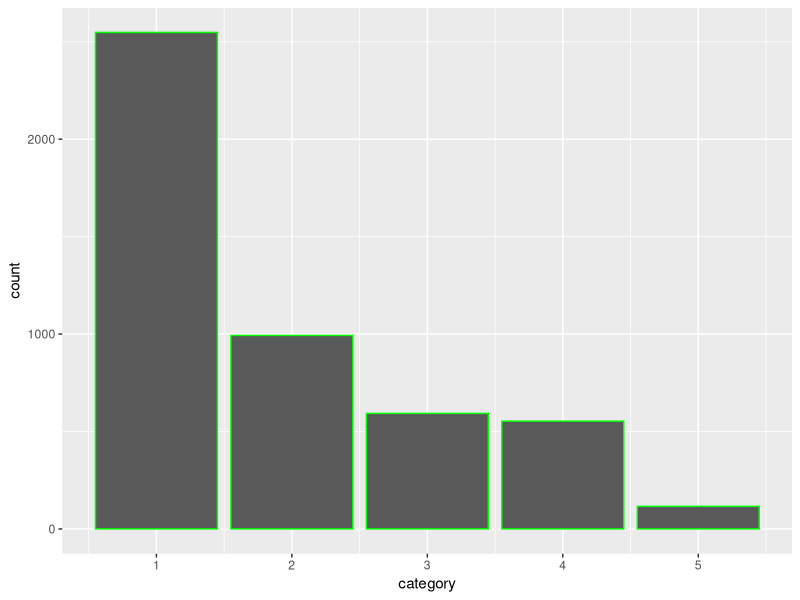

Here is the R script that generated this plot:
## ---- chunk 1
library(tidyverse)
library(ggplot2)
storms %>% 
  ggplot()+
  geom_bar(aes(x=category),color="green")
